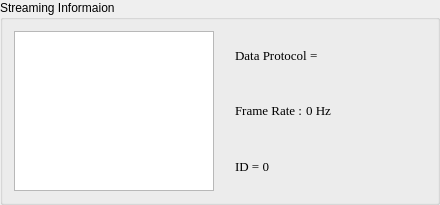
             <widget class="QGroupBox" name="groupBox_2">
              <property name="title">
               <string>Streaming Informaion</string>
              </property>
              <layout class="QHBoxLayout" name="horizontalLayout_9">
               <property name="spacing">
                <number>21</number>
               </property>
               <item>
                <widget class="QListWidget" name="DongleNodeList">
                 <property name="sizePolicy">
                  <sizepolicy hsizetype="Fixed" vsizetype="Fixed">
                   <horstretch>0</horstretch>
                   <verstretch>0</verstretch>
                  </sizepolicy>
                 </property>
                 <property name="minimumSize">
                  <size>
                   <width>200</width>
                   <height>160</height>
                  </size>
                 </property>
                 <property name="maximumSize">
                  <size>
                   <width>160</width>
                   <height>16777215</height>
                  </size>
                 </property>
                 <property name="styleSheet">
                  <string notr="true">QListWidget::item:selected{
background: white;
color:balck;
}</string>
                 </property>
                 <property name="frameShape">
                  <enum>QFrame::StyledPanel</enum>
                 </property>
                 <property name="frameShadow">
                  <enum>QFrame::Sunken</enum>
                 </property>
                 <property name="lineWidth">
                  <number>1</number>
                 </property>
                 <property name="textElideMode">
                  <enum>Qt::ElideMiddle</enum>
                 </property>
                 <property name="itemAlignment">
                  <set>Qt::AlignCenter</set>
                 </property>
                </widget>
               </item>
               <item>
                <layout class="QVBoxLayout" name="verticalLayout_6">
                 <item>
                  <widget class="QLabel" name="LabelDataProtocol">
                   <property name="sizePolicy">
                    <sizepolicy hsizetype="Minimum" vsizetype="Fixed">
                     <horstretch>0</horstretch>
                     <verstretch>0</verstretch>
                    </sizepolicy>
                   </property>
                   <property name="minimumSize">
                    <size>
                     <width>0</width>
                     <height>0</height>
                    </size>
                   </property>
                   <property name="font">
                    <font>
                     <family>Times New Roman</family>
                     <pointsize>10</pointsize>
                    </font>
                   </property>
                   <property name="text">
                    <string>Data Protocol = </string>
                   </property>
                   <property name="alignment">
                    <set>Qt::AlignLeading|Qt::AlignLeft|Qt::AlignVCenter</set>
                   </property>
                  </widget>
                 </item>
                 <item>
                  <layout class="QHBoxLayout" name="horizontalLayout_2">
                   <property name="spacing">
                    <number>0</number>
                   </property>
                   <item>
                    <widget class="QLabel" name="label_10">
                     <property name="sizePolicy">
                      <sizepolicy hsizetype="Fixed" vsizetype="Fixed">
                       <horstretch>0</horstretch>
                       <verstretch>0</verstretch>
                      </sizepolicy>
                     </property>
                     <property name="font">
                      <font>
                       <family>Times New Roman</family>
                       <pointsize>10</pointsize>
                      </font>
                     </property>
                     <property name="text">
                      <string>Frame Rate : </string>
                     </property>
                    </widget>
                   </item>
                   <item>
                    <widget class="QLabel" name="LabelFrameRate">
                     <property name="sizePolicy">
                      <sizepolicy hsizetype="Fixed" vsizetype="Fixed">
                       <horstretch>0</horstretch>
                       <verstretch>0</verstretch>
                      </sizepolicy>
                     </property>
                     <property name="minimumSize">
                      <size>
                       <width>80</width>
                       <height>0</height>
                      </size>
                     </property>
                     <property name="font">
                      <font>
                       <family>Times New Roman</family>
                       <pointsize>10</pointsize>
                      </font>
                     </property>
                     <property name="text">
                      <string>0 Hz</string>
                     </property>
                     <property name="alignment">
                      <set>Qt::AlignLeading|Qt::AlignLeft|Qt::AlignVCenter</set>
                     </property>
                    </widget>
                   </item>
                   <item>
                    <spacer name="horizontalSpacer">
                     <property name="orientation">
                      <enum>Qt::Horizontal</enum>
                     </property>
                     <property name="sizeHint" stdset="0">
                      <size>
                       <width>40</width>
                       <height>20</height>
                      </size>
                     </property>
                    </spacer>
                   </item>
                  </layout>
                 </item>
                 <item>
                  <widget class="QLabel" name="LabelID">
                   <property name="sizePolicy">
                    <sizepolicy hsizetype="Preferred" vsizetype="Fixed">
                     <horstretch>0</horstretch>
                     <verstretch>0</verstretch>
                    </sizepolicy>
                   </property>
                   <property name="font">
                    <font>
                     <family>Times New Roman</family>
                     <pointsize>10</pointsize>
                    </font>
                   </property>
                   <property name="text">
                    <string>ID = 0</string>
                   </property>
                   <property name="alignment">
                    <set>Qt::AlignLeading|Qt::AlignLeft|Qt::AlignVCenter</set>
                   </property>
                  </widget>
                 </item>
                </layout>
               </item>
              </layout>
             </widget>
